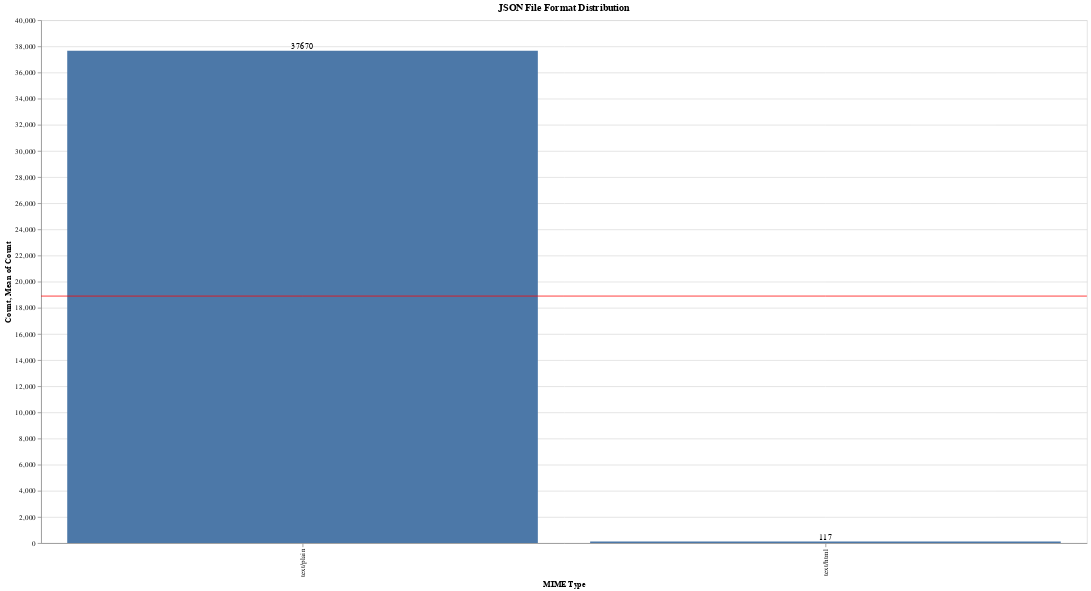

Here is the notebook cell this chart was saved with:
### Markdown cell above
### How about a file format distribution?

What _kind_ of json files are present? We can discover this by checking their "media type", or [MIME type](https://en.wikipedia.org/wiki/Media_type).

### Code cell
json_mime_types = (
    json["mime_type_tika"]
    .value_counts()
    .head(5)
    .rename_axis("MIME Type")
    .reset_index(name="Count")
)

json_mimes_bar = (
    alt.Chart(json_mime_types)
    .mark_bar()
    .encode(x=alt.X("MIME Type:O", sort="-y"), y=alt.Y("Count:Q"))
)

json_mime_rule = (
    alt.Chart(json_mime_types).mark_rule(color="red").encode(y="mean(Count):Q")
)

json_mime_text = json_mimes_bar.mark_text(align="center", baseline="bottom").encode(
    text="Count:Q"
)

(json_mimes_bar + json_mime_rule + json_mime_text).properties(
    width=1400, height=700, title="JSON File Format Distribution"
)

### Figure 1 — Vega-Lite specification as saved in the notebook (floating-point values rounded to 4 significant figures)
{"config": {"view": {"continuousWidth": 400, "continuousHeight": 300}}, "layer": [{"mark": "bar", "encoding": {"x": {"field": "MIME Type", "sort": "-y", "type": "ordinal"}, "y": {"field": "Count", "type": "quantitative"}}}, {"mark": {"type": "rule", "color": "red"}, "encoding": {"y": {"aggregate": "mean", "field": "Count", "type": "quantitative"}}}, {"mark": {"type": "text", "align": "center", "baseline": "bottom"}, "encoding": {"text": {"field": "Count", "type": "quantitative"}, "x": {"field": "MIME Type", "sort": "-y", "type": "ordinal"}, "y": {"field": "Count", "type": "quantitative"}}}], "data": {"name": "data-d87ba73c0d328cd975c1818dc2e9d666"}, "height": 700, "title": "JSON File Format Distribution", "width": 1400, "$schema": "https://vega.github.io/schema/vega-lite/v4.17.0.json", "datasets": {"data-d87ba73c0d328cd975c1818dc2e9d666": [{"MIME Type": "text/plain", "Count": 37670}, {"MIME Type": "text/html", "Count": 117}]}}
